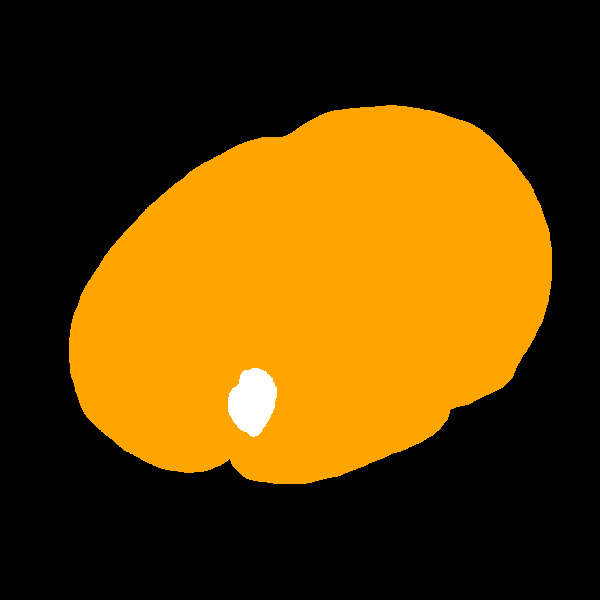
#> input picture data/anno/wt_N2_081030_02_T000_Z46.png, 600 x 600 px
$ python -i overd.py   (imports and definitions only)
#> lines starting #> are read from the running program, lines starting #| are printed output that depends on the picture; after the words box and inside, x2 and y2 are one past the last pixel; in counts of white or black regions, pixels touching at a corner belong together
#> further down, picture is the input picture: PIL image 600x600 P; mean R, G, B 96.7, 63.2, 1.7
import os
from PIL import Image, ImageFilter
import numpy as np
from scipy.ndimage import binary_dilation

def extract_edges_with_transparency(img, edge_color=(255, 0, 0, 255), thickness=1):
    """
    画像からエッジを抽出し、透明な背景に指定した色で表現する関数。

    Parameters:
        img (Image.Image): 入力画像 (Pillow Imageオブジェクト)
        edge_color (tuple): エッジの色 (RGBA形式)
        thickness (int): 線の太さ

    Returns:
        Image.Image: 透明な背景を持つ色付きエッジ画像
    """
#> called with edge_color = (255, 0, 0, 255), thickness = 1
    # グレースケールに変換
    gray_img = img.convert("L")
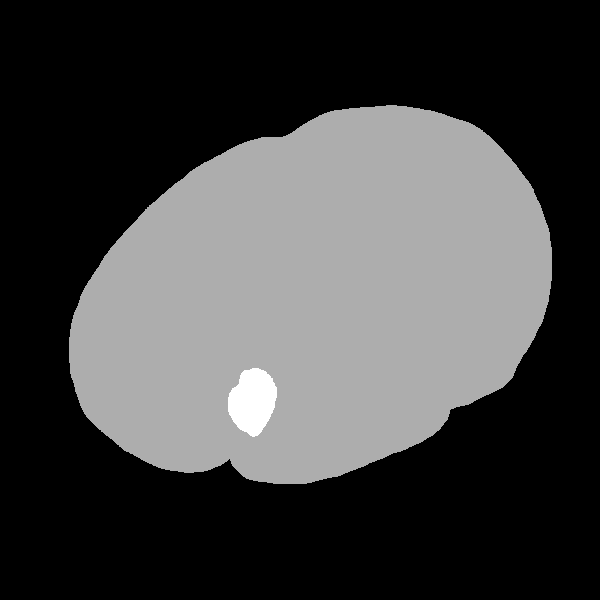
#> gray_img: PIL image 600x600 L; min 0, max 255, mean 66.2

    # エッジ検出
    edges = gray_img.filter(ImageFilter.FIND_EDGES)
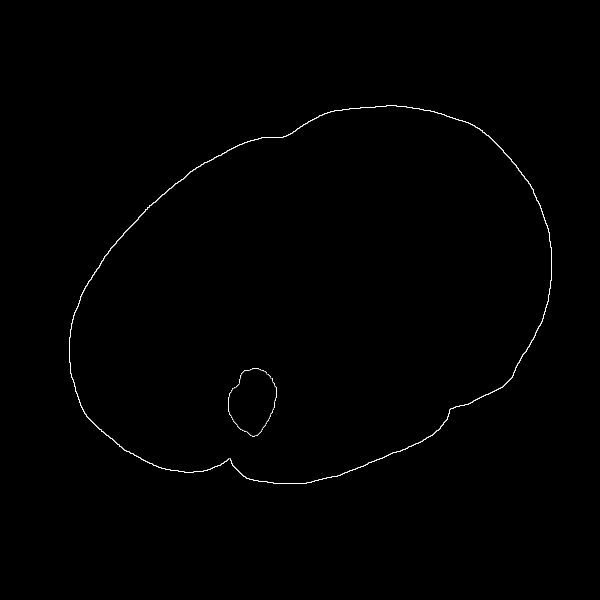
#> edges: PIL image 600x600 L; min 0, max 255, mean 1.2

    # エッジをNumPy配列に変換
    edge_array = np.array(edges, dtype=np.uint8)

    # エッジを2値化
    binary_edges = edge_array > 128  # しきい値を調整可能
#> binary_edges: shape (600, 600) bool; 0.53% white in thin lines or dots, all inside (x1, y1, x2, y2) = (69, 105, 552, 484)

    # 線の太さを調整
    if thickness > 1:
        for _ in range(thickness - 1):
            binary_edges = binary_dilation(binary_edges)

    # 透明な背景の作成
    color_array = np.zeros((binary_edges.shape[0], binary_edges.shape[1], 4), dtype=np.uint8)
    # エッジ部分のみに色を適用
    color_array[binary_edges] = edge_color

    return Image.fromarray(color_array, "RGBA")

def overlay_multiple_edges(base_img, *edge_images):

    # ベース画像をRGBAモードに変換
    result = base_img.convert("RGBA")

    # 各エッジ画像を順番に重ねる
    for edge_img in edge_images:
        edge_rgba = edge_img.convert("RGBA")
        # サイズが異なる場合はエッジ画像をリサイズ
        if result.size != edge_rgba.size:
            edge_rgba = edge_rgba.resize(result.size)
        # エッジを重ねる
        result = Image.alpha_composite(result, edge_rgba)

    return result

# [45 lines not run here, left out]

>>> from PIL import Image
>>> picture = Image.open('data/anno/wt_N2_081030_02_T000_Z46.png')
>>> result = extract_edges_with_transparency(picture)
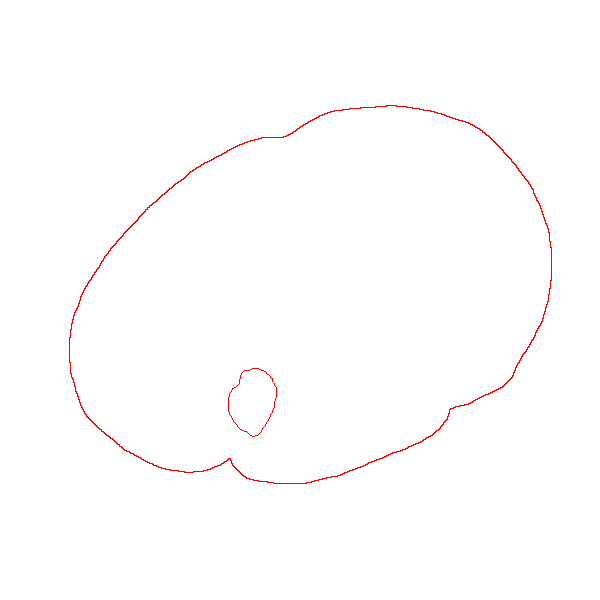
#> result: PIL image 600x600 RGBA; mean R, G, B, A 1.4, 0, 0, 1.4; transparent parts drawn white
